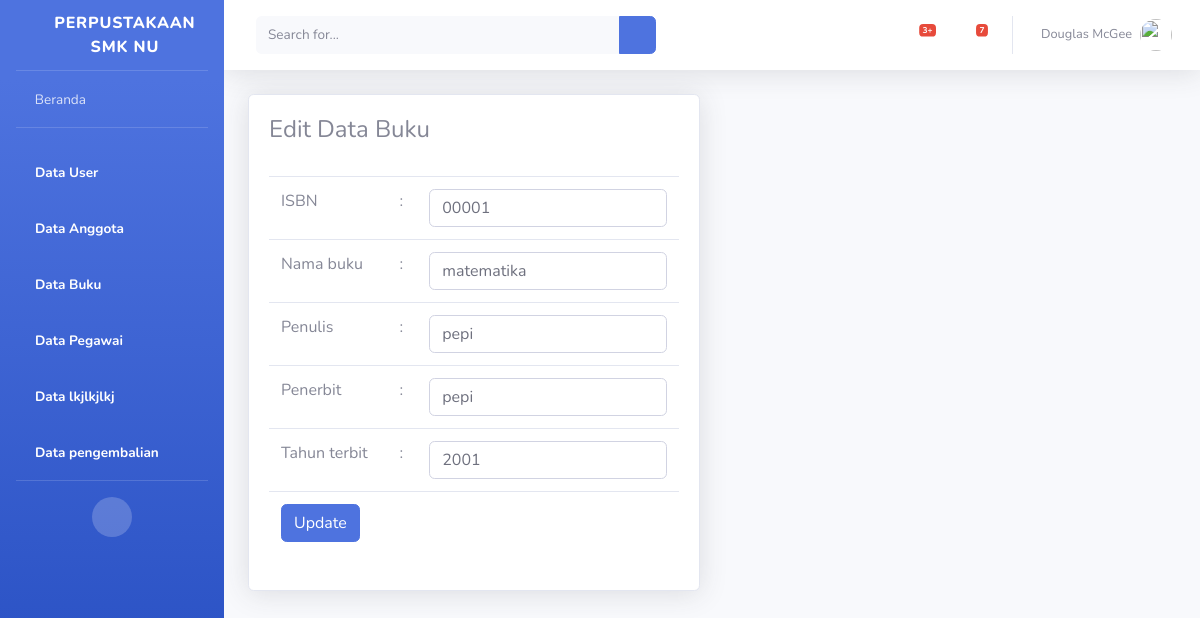
The page /Perpustakaan_pepi/beranda.php?page=buku&aksi=edit&id=1 on the database its author committed.
### tables this page shows
CREATE TABLE `tabel_buku` (
  `Id_buku` int(7) NOT NULL,
  `isbn` varchar(15) NOT NULL,
  `nama_buku` varchar(50) NOT NULL,
  `penulis` varchar(50) NOT NULL,
  `penerbit` varchar(50) NOT NULL,
  `tahun_terbit` year(4) NOT NULL
);

### Perpustakaan_pepi/views/buku/editbuku.php (the view, shortened to what this page needs)
<?php
  @$id = $_GET['id'];
  $sql   = "select * from tabel_buku where Id_buku=$id";
  $show  = $db->query($sql);
  $hasil = mysqli_fetch_assoc($show);
?>
<div class="container-fluid">
    <div class="row">
        <div class="col-lg-6">
            <div class="card shadow mb-4">
                <div class="card-body">
                    <div class="table-responsive">
                        <h4>Edit Data Buku</h4>
                        <br>
                        <form action="model/buku/prosesupdatebuku.php" method="POST">
                            <table class="table">
                                <tr>
                                    <td>ISBN</td>
                                    <td>:</td>
                                    <td><input type="text" class="form-control" maxlength="15" name="isbn"
                                            id="isbn" value="<?php echo $hasil['isbn']?>">
                                    </td>
                                </tr>
                                <tr>
                                    <td>Nama buku</td>
                                    <td>:</td>
                                    <td><input type="text" class="form-control" maxlength="50" name="nama_buku"
                                            id="nama_buku" value="<?php echo $hasil['nama_buku']?>">
                                    </td>
                                </tr>
                                <tr>
                                    <td>Penulis</td>
                                    <td>:</td>
                                    <td><input type="text" class="form-control" maxlength="50" name="penulis"
                                            id="nama_buku" value="<?php echo $hasil['penulis']?>">
                                    </td>
                                </tr>
                                <tr>
                                    <td>Penerbit</td>
                                    <td>:</td>
                                    <td><input type="text" class="form-control" maxlength="50" name="penerbit"
                                            id="nama_buku" value="<?php echo $hasil['penerbit']?>">
                                    </td>
                                </tr>
                                <tr>
                                    <td>Tahun terbit</td>
                                    <td>:</td>
                                    <td><input type="year" class="form-control" maxlength="4" name="tahun_terbit"
                                            id="nama_buku" value="<?php echo $hasil['tahun_terbit']?>"></td>
                                </tr>
                                <tr>
                                    <td colspan="3">
                                        <input type="submit" class="btn btn-primary" value="Update">
                                    </td>
                                </tr>
                            </table>
                        </form>
                    </div>
                </div>
            </div>
        </div>
    </div>
</div>

### rows shown on the page
tabel_buku: isbn "00001", nama_buku "matematika", penulis "pepi", penerbit "pepi", tahun_terbit "2001"
